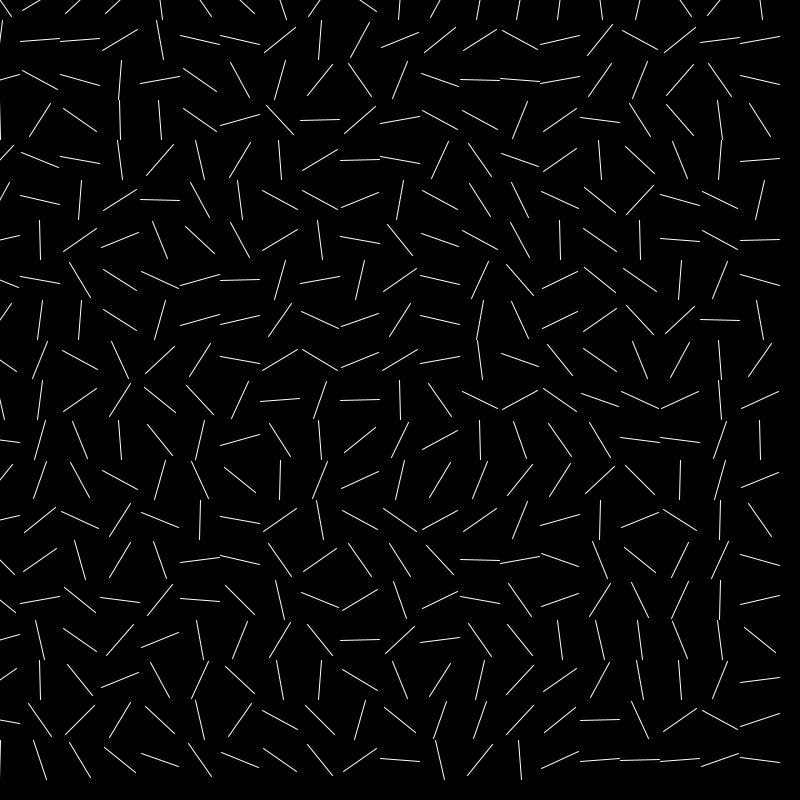
Frame 1 (no input)
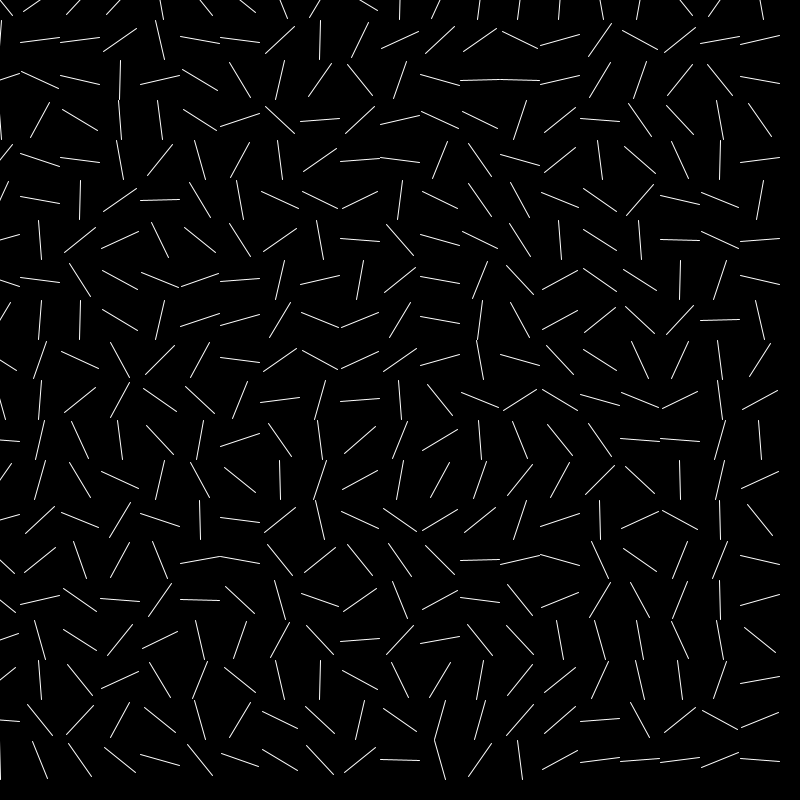
Frame 60 (the mouse pressed at the canvas centre just before this capture)
Frame 120 (the mouse held since frame 60 and released just before this capture): identical to frame 60, image omitted

The Processing sketch that drew these frames (run headless with seeded random() and noise(); from frame 60 on, the mouse is pressed at the canvas centre):

// Processing sketch: w06_03_2dArrays3
// ── w06_03_2dArrays3.pde

// Code 1 FA_18
// Bryan Ma

// 2d arrays part 3

// this sketch uses a 2d array of floats, used to store values that will be used as 
//  angles for matrix transformations. it creates the array with random angles, 
//  then draws lines at those angles in the draw loop.

// change the sketch so that the angles in setup are mapped somehow to the value of 
//  i and/or j. then in the draw loop, change the value of the angle at every position
//  in the 2d array by some amount, to make each line rotate. (see the gif in this folder for an example)
// experiment with sizes, shapes, colors, and adding additional 2d arrays to create 
// more values to store, draw with, and modify at runtime. 

int gridW = 20;
int gridH = 20;

float[][] angles = new float[gridW][gridH];

void setup() {
  size(800, 800);
  stroke(255);
  for (int i = 0; i < gridW; i++) {
    for (int j = 0; j < gridH; j++) {
      angles[i][j] = random(360);
    }
  }
}

void draw() {
  background(0);
  
  for (int i = 0; i < gridW; i++) {
    for (int j = 0; j < gridH; j++) {
      pushMatrix();
      translate(i * width/gridW, j * height/gridH);
      rotate(radians(angles[i][j]+=3));
      line(-width/gridW*0.5, 0, width/gridW*0.5, 0);
      popMatrix();
    }
  }
}
